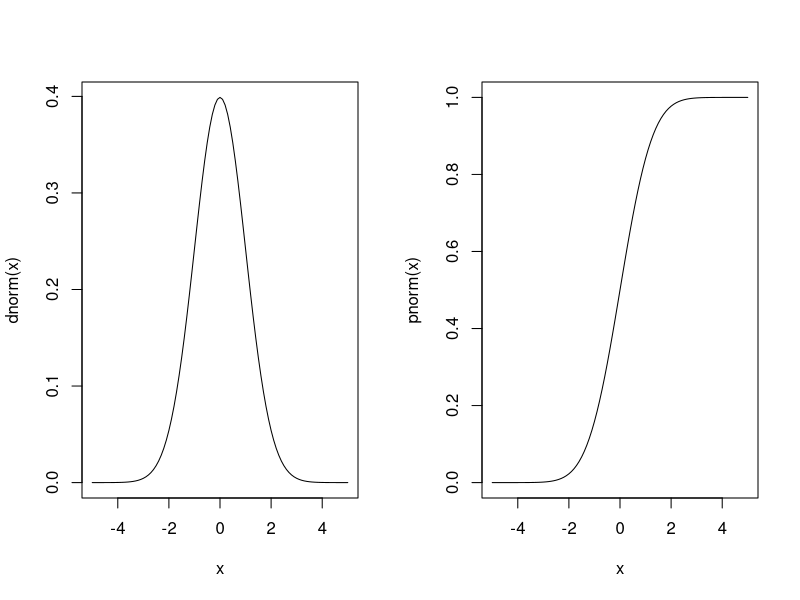
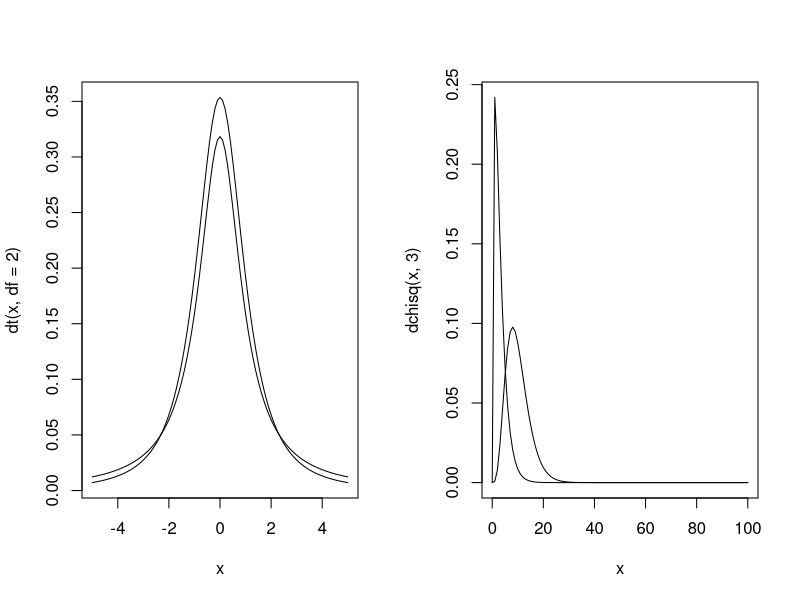

Recreate these plots in R, in order.


# Draw a standard normal distribution and its cumulative
par(mfrow = c(1,2))
curve(dnorm,-5,5)
curve(pnorm,-5,5)

# Area under curve until q
pnorm(q = 1.96)
# Which q covers area p?
qnorm(p = 0.975)


curve(dt(x, df = 2),-5,5, add=FALSE)
curve(dt(x,1),-5,5, add=TRUE)

curve(dchisq(x,3),0,100,add=FALSE)
curve(dchisq(x,10),0,100,add=TRUE)